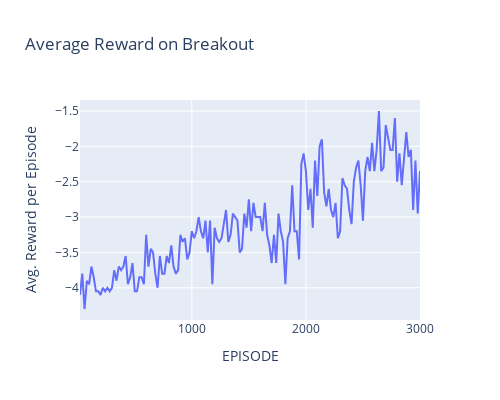

Write notebook code for a chart like this one.
### Code cell
breakout = output[output['GAME'] == 'Breakout-v5']

# sns.lineplot(breakout, x='EPISODE', y='Avg. Reward per Episode')
px.line(data_frame=breakout, x='EPISODE', y='Avg. Reward per Episode', 
        title='Average Reward on Breakout',
        width=500, height=400)

### Figure 1 — Plotly figure (JSON) as saved in the notebook; plotly's stock layout.template omitted (floating-point values rounded to 4 significant figures; data arrays with more than 128 entries replaced by an {"elided": "..."} marker saying what was removed)
{"data": [{"hovertemplate": "EPISODE=%{x}<br>Avg. Reward per Episode=%{y}<extra></extra>", "legendgroup": "", "line": {"color": "#636efa", "dash": "solid"}, "marker": {"symbol": "circle"}, "mode": "lines", "name": "", "orientation": "v", "showlegend": false, "type": "scatter", "x": {"elided": "150 int values"}, "xaxis": "x", "y": {"elided": "150 float values"}, "yaxis": "y"}], "layout": {"height": 400, "legend": {"tracegroupgap": 0}, "title": {"text": "Average Reward on Breakout"}, "width": 500, "xaxis": {"anchor": "y", "autorange": true, "domain": [0, 1], "range": [20, 3000], "title": {"text": "EPISODE"}, "type": "linear"}, "yaxis": {"anchor": "x", "autorange": true, "domain": [0, 1], "range": [-4.456, -1.344], "title": {"text": "Avg. Reward per Episode"}, "type": "linear"}}}
